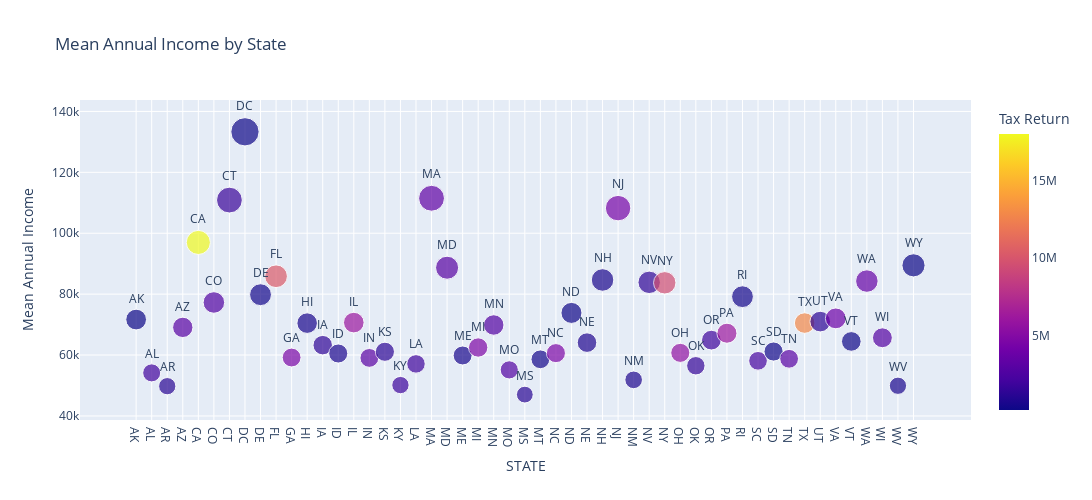

Notebook code cell kept with this figure:
### Code cell
fig = px.scatter(df_state_agg, x="STATE", y="MEAN_ANNUAL_INCOME", size="MEAN_ANNUAL_INCOME", hover_name="STATE", text="STATE", color="TOTAL_ANNUAL_INCOME_RETURN",
                 color_continuous_scale='Plasma',
                 title="Mean Annual Income by State",
                 labels={"MEAN_ANNUAL_INCOME": "Mean Annual Income",
                         "TOTAL_ANNUAL_INCOME_RETURN": "Tax Return"})

fig.update_traces(textposition='top center')

fig.update_layout(
    height=500,
    width=1500
)

fig.show()

### Figure 1 — Plotly figure (JSON) as saved in the notebook; plotly's stock layout.template omitted (floating-point values rounded to 4 significant figures)
{"data": [{"hovertemplate": "<b>%{hovertext}</b><br><br>STATE=%{text}<br>Mean Annual Income=%{marker.size}<br>Tax Return=%{marker.color}<extra></extra>", "hovertext": ["AK", "AL", "AR", "AZ", "CA", "CO", "CT", "DC", "DE", "FL", "GA", "HI", "IA", "ID", "IL", "IN", "KS", "KY", "LA", "MA", "MD", "ME", "MI", "MN", "MO", "MS", "MT", "NC", "ND", "NE", "NH", "NJ", "NM", "NV", "NY", "OH", "OK", "OR", "PA", "RI", "SC", "SD", "TN", "TX", "UT", "VA", "VT", "WA", "WI", "WV", "WY"], "legendgroup": "", "marker": {"color": [281360, 2074930, 1221280, 3078780, 17973450, 2753620, 1761800, 345200, 476310, 10261690, 4629670, 659900, 1453250, 793290, 6064990, 3156270, 1335740, 1914380, 1974220, 3412460, 2993020, 656410, 4743260, 2796490, 2808770, 1237080, 489780, 4665430, 353820, 908300, 706790, 4437430, 869870, 1472040, 9554220, 5661830, 1635410, 1944780, 6204420, 540900, 2273830, 418730, 3077300, 12836100, 1335330, 3977510, 317060, 3646330, 2862240, 733750, 259690], "coloraxis": "coloraxis", "size": [71660.0, 54140.0, 49770.0, 69080.0, 96980.0, 77260.0, 110900.0, 133300.0, 79810.0, 85870.0, 59180.0, 70480.0, 63250.0, 60500.0, 70650.0, 59060.0, 61080.0, 50130.0, 57090.0, 111500.0, 88670.0, 59860.0, 62470.0, 69870.0, 55130.0, 47000.0, 58600.0, 60630.0, 73830.0, 64080.0, 84660.0, 108300.0, 51850.0, 83880.0, 83730.0, 60710.0, 56480.0, 64900.0, 67160.0, 79170.0, 58100.0, 61149, 58770.0, 70510.0, 70980.0, 72040.0, 64470.0, 84290.0, 65670.0, 49910.0, 89460.0], "sizemode": "area", "sizeref": 333.3, "symbol": "circle"}, "mode": "markers+text", "name": "", "orientation": "v", "showlegend": false, "text": ["AK", "AL", "AR", "AZ", "CA", "CO", "CT", "DC", "DE", "FL", "GA", "HI", "IA", "ID", "IL", "IN", "KS", "KY", "LA", "MA", "MD", "ME", "MI", "MN", "MO", "MS", "MT", "NC", "ND", "NE", "NH", "NJ", "NM", "NV", "NY", "OH", "OK", "OR", "PA", "RI", "SC", "SD", "TN", "TX", "UT", "VA", "VT", "WA", "WI", "WV", "WY"], "textposition": "top center", "type": "scatter", "x": ["AK", "AL", "AR", "AZ", "CA", "CO", "CT", "DC", "DE", "FL", "GA", "HI", "IA", "ID", "IL", "IN", "KS", "KY", "LA", "MA", "MD", "ME", "MI", "MN", "MO", "MS", "MT", "NC", "ND", "NE", "NH", "NJ", "NM", "NV", "NY", "OH", "OK", "OR", "PA", "RI", "SC", "SD", "TN", "TX", "UT", "VA", "VT", "WA", "WI", "WV", "WY"], "xaxis": "x", "y": [71660.0, 54140.0, 49770.0, 69080.0, 96980.0, 77260.0, 110900.0, 133300.0, 79810.0, 85870.0, 59180.0, 70480.0, 63250.0, 60500.0, 70650.0, 59060.0, 61080.0, 50130.0, 57090.0, 111500.0, 88670.0, 59860.0, 62470.0, 69870.0, 55130.0, 47000.0, 58600.0, 60630.0, 73830.0, 64080.0, 84660.0, 108300.0, 51850.0, 83880.0, 83730.0, 60710.0, 56480.0, 64900.0, 67160.0, 79170.0, 58100.0, 61149, 58770.0, 70510.0, 70980.0, 72040.0, 64470.0, 84290.0, 65670.0, 49910.0, 89460.0], "yaxis": "y"}], "layout": {"coloraxis": {"colorbar": {"title": {"text": "Tax Return"}}, "colorscale": [[0, "#0d0887"], [0.1111, "#46039f"], [0.2222, "#7201a8"], [0.3333, "#9c179e"], [0.4444, "#bd3786"], [0.5556, "#d8576b"], [0.6667, "#ed7953"], [0.7778, "#fb9f3a"], [0.8889, "#fdca26"], [1, "#f0f921"]]}, "height": 500, "legend": {"itemsizing": "constant", "tracegroupgap": 0}, "title": {"text": "Mean Annual Income by State"}, "width": 1500, "xaxis": {"anchor": "y", "domain": [0, 1], "title": {"text": "STATE"}}, "yaxis": {"anchor": "x", "domain": [0, 1], "title": {"text": "Mean Annual Income"}}}}
